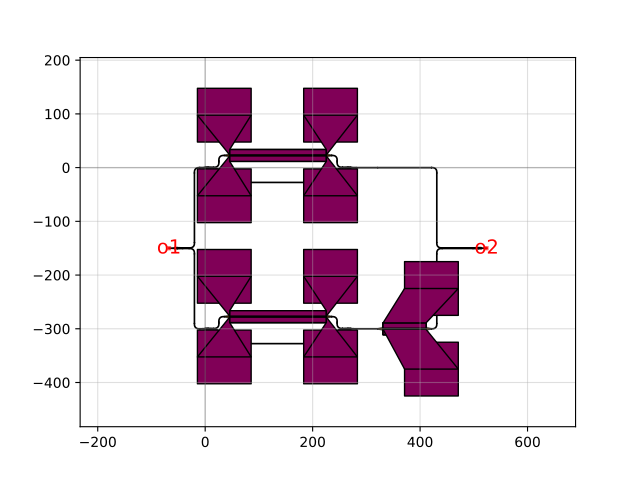

The Python source for this figure:
import gdsfactory as gf

c = gf.components.coh_tx_single_pol(balanced_phase_shifters=False, mzm_y_spacing=50.0, phase_shifter='straight_pin', phase_shifter_length=100.0, mzm_ps_spacing=40.0, splitter='mmi1x2', mzm_length=200.0, with_pads=True, xspacing=40.0, pad_array='pad_array', cross_section='strip')
c.plot()
